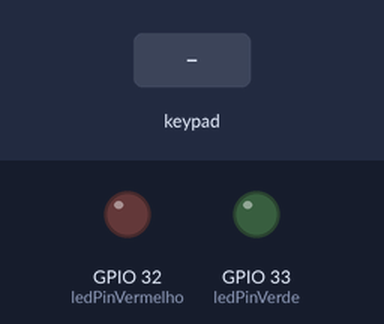
Bench run of a sketch on a simulated ESP32. On the bench: output pins drawn as LEDs (lit = HIGH). Inputs (shaded band) come from the test bench. What the sketch prints to the serial monitor is not drawn.

Above: at 1.2 s.
1.3 s: key '*' pressed
At 2.1 s:
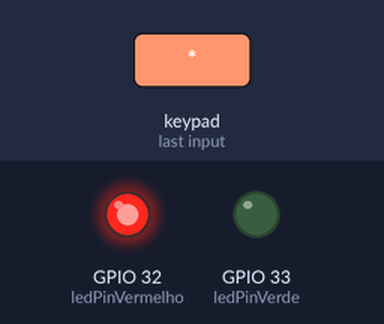
4.3 s: keypad keys 1 2 pressed 0.4 s apart
Timing chart, 0 to 7.3 s (numbered marks = the images above; inputs shaded):
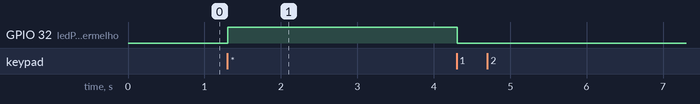

Measured:
- after the input at 1.3 s, GPIO 32 (ledPinVermelho): LOW → HIGH at once

The sketch:

sketch.ino
```cpp
#include <Keypad.h>
const int ledPinVermelho = 32;
const int ledPinVerde = 33;

byte rows[] = { 23, 22, 21, 19 };
byte columns[] = { 18, 5, 4, 2 };
const byte numRows = 4;
const byte numCols = 4;

char keys[numRows][numCols] = {
    {'1','2','3','A'},
    {'4','5','6','B'},
    {'7','8','9','C'},
    {'*','0','#','D'}
};

Keypad myKeypad = Keypad(makeKeymap(keys), rows, columns, numRows, numCols);

char key;
float accumulatedMoney = 0.0;
const float productCost = 1.00;

void setup()
{
    pinMode (ledPinVermelho, OUTPUT);
    pinMode (ledPinVerde, OUTPUT);
    digitalWrite(ledPinVermelho, LOW);
    digitalWrite(ledPinVerde, LOW);
    Serial.begin(9600);
}

void loop() {
    key = myKeypad.getKey();

    if (key) {
        switch(key) {
            case '1':
                accumulatedMoney += 0.10;
                Serial.print("Money inserted: R$ ");
                Serial.println(accumulatedMoney, 2);
                break;
            case '2':
                accumulatedMoney += 0.20;
                Serial.print("Money inserted: R$ ");
                Serial.println(accumulatedMoney, 2);
                break;
            case '3':
                accumulatedMoney += 0.25;
                Serial.print("Money inserted: R$ ");
                Serial.println(accumulatedMoney, 2);
                break;
            case '4':
                accumulatedMoney += 0.50;
                Serial.print("Money inserted: R$ ");
                Serial.println(accumulatedMoney, 2);
                break;
            case '*':
                if (accumulatedMoney >= productCost) {
                    digitalWrite(ledPinVerde, HIGH);
                    delay(2000);
                    digitalWrite(ledPinVerde, LOW);
                    Serial.println("Product dispensed");
                } else {
                    digitalWrite(ledPinVermelho, HIGH);
                    delay(3000);
                    digitalWrite(ledPinVermelho, LOW);
                    Serial.println("Insufficient money");
                }
                accumulatedMoney = 0.0; // Reset money
                break;
            default:
                // Ignore other keys
                break;
        }
    }
}
```
